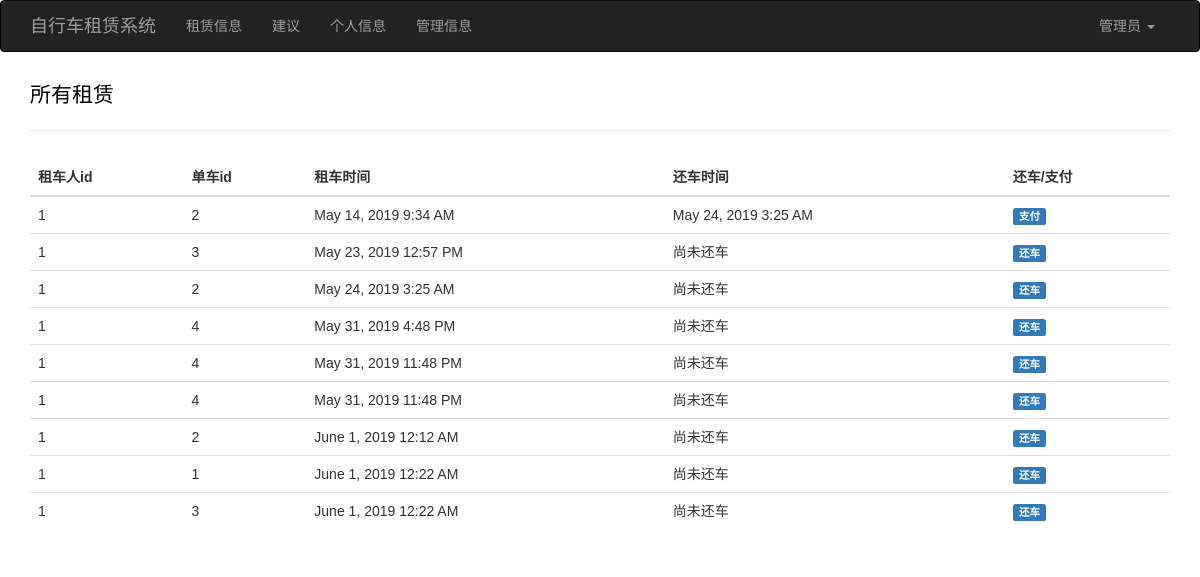
Screenshot of /bike_rent_info/1 (signed in) with the database file from the repository.
### app/models.py (models this page shows)
class Rent(db.Model):
    __tablename__ = 'rents'
    rent_id = db.Column(db.Integer, primary_key=True)
    renter_id = db.Column(db.Integer, db.ForeignKey('users.id'))
    rented_bike_id = db.Column(db.Integer, db.ForeignKey('bikes.id'))
    rent_price = db.Column(db.Float)
    rent_time = db.Column(db.DateTime)
    return_time = db.Column(db.DateTime)

### app/main/views.py (the view)
@main.route('/bike_rent_info/<int:id>', methods=['GET', 'POST'])
@login_required
def bike_rent_info(id):
    rent = Rent.query.filter_by(renter_id=id).all()
    bike = Bike()
    return render_template('bike_rent_info.html', rent=rent, bike=bike)

### app/auth/views.py (called while the page is built)
@auth.before_app_request
def before_app_request():
    if current_user.is_authenticated:
        current_user.ping()
        if  not current_user.confirmed \
                and request.endpoint \
                and request.blueprint != 'auth' \
                and request.endpoint != 'static':      #endpoint：处理请求的Flask端点的名称：Flask把视图函数的名称用作路由端点的名称
                        return redirect(url_for('auth.unconfirmed'))

### app/main/__init__.py (called while the page is built)
@main.app_context_processor#使变量在所有模版中可访问。
def inject_permissions():
    return dict(Permission=Permission)

### app/models.py (called while the page is built)
@login_manager.user_loader
def load_user(user_id):
    return User.query.get(int(user_id))

    def has_permission(self, perm):
        return self.permissions & perm == perm#按位与运算符：参与运算的两个值,如果两个相应位都为1,则该位的结果为1,否则为0

    def can(self, perm):
        return self.role is not None and self.role.has_permission(perm)

    def is_administrator(self):
        return self.can(Permission.ADMIN)

    def ping(self):
        self.last_seen = datetime.utcnow()
        db.session.add(self)
        db.session.commit()

### app/templates/bike_rent_info.html (shortened to what this page needs)
{% extends "base.html" %}
{% block page_content %}
<table class="table table-hover">
   <caption style="font-size:150%; color:black">所有租赁<hr/></caption>
   <thead>
      <tr>
        <th>租车人id</th>
        <th>单车id</th>
        <th>租车时间</th>
        <th>还车时间</th>
        <th>还车/支付</th>
      </tr>
   </thead>
   <tbody>
     {% for rent in rent %}
      <tr>
         <td>{{ rent.renter_id }}</td>
         <td>{{ rent.rented_bike_id }}</td>
         <td>{{ moment(rent.rent_time).format('LLL') }}</td>
         {% if rent.return_time %}
         <td>{{ moment(rent.return_time).format('LLL') }}</td>
         <td>
          <a href="{{ url_for('.bike_return', id=rent.rent_id) }}">
          <span class="label label-primary">支付</span>
          </a>
         </td>
         {% else %}
         <td>尚未还车</td>
         <td>
          <a href="{{ url_for('.bike_return', id=rent.rent_id) }}">
          <span class="label label-primary">还车</span>
          </a>
         </td>
         {% endif %}
      </tr>
    {% endfor %}
   </tbody>
</table>
{% endblock %}

### app/templates/base.html (shortened to what this page needs)
{% extends "bootstrap/base.html" %}
{% block head %}
{{ super() }}
<link rel="stylesheet" type="text/css" href="{{ url_for('static', filename='styles.css') }}">
{% endblock %}
{%block navbar %}
<div class ="navbar navbar-inverse" role="navigation">
  <div class ="container">
    <div class="navbar-header">
      <a class="navbar-brand" href="{{ url_for('main.home') }}">自行车租赁系统</a>
      </div>
      <div class="navbar-collapse collapse">
        <ul class="nav navbar-nav">
          {% if current_user.is_authenticated %}
          <li><a href="{{ url_for('main.bike_rent_info', id=current_user.id) }}">租赁信息</a></li>
          <li><a href="{{ url_for('main.index') }}">建议</a></li>
          <li>
              <a href="{{ url_for('main.user', username=current_user.username) }}">
                 个人信息
              </a>
          </li>
            {% if current_user.is_administrator() %}
            <li><a href="{{ url_for('manage.management') }}">管理信息</a></li>
            {% endif %}
          {% endif %}
        </ul>
        <div class="Login and Logout">
          <ul class = "nav navbar-nav navbar-right">
            <li class="dropdown">
            {% if current_user.is_administrator() %}
            <a href="#" class="dropdown-toggle" data-toggle="dropdown">
               管理员
               <b class="caret"></b>
            </a>
            {% else %}
            <a href="#" class="dropdown-toggle" data-toggle="dropdown">
               用户
               <b class="caret"></b>
            </a>
            {% endif %}
          </ul>
        </div>
      </div>
    </div>
  </div>
{% endblock %}
{% block content %}
<div class="container">
    {% block page_content %}{% endblock %}
</div>
{% endblock %}

### app/static/styles.css (style rules this page uses)
body { width: 100%; height: 100%; margin: 0; overflow: hidden; background-color: #FFFFFF; font-family: "Microsoft YaHei", sans-serif; }

### rows the page displays
Rent: renter_id "1", rented_bike_id "2", rent_time "May 14, 2019 9:34 AM", return_time "May 24, 2019 3:25 AM"
Rent: renter_id "1", rented_bike_id "3", rent_time "May 23, 2019 12:57 PM"
Rent: renter_id "1", rented_bike_id "2", rent_time "May 24, 2019 3:25 AM"
Rent: renter_id "1", rented_bike_id "4", rent_time "May 31, 2019 4:48 PM"
Rent: renter_id "1", rented_bike_id "4", rent_time "May 31, 2019 11:48 PM"
Rent: renter_id "1", rented_bike_id "4", rent_time "May 31, 2019 11:48 PM"
Rent: renter_id "1", rented_bike_id "2", rent_time "June 1, 2019 12:12 AM"
Rent: renter_id "1", rented_bike_id "1", rent_time "June 1, 2019 12:22 AM"
Rent: renter_id "1", rented_bike_id "3", rent_time "June 1, 2019 12:22 AM"
